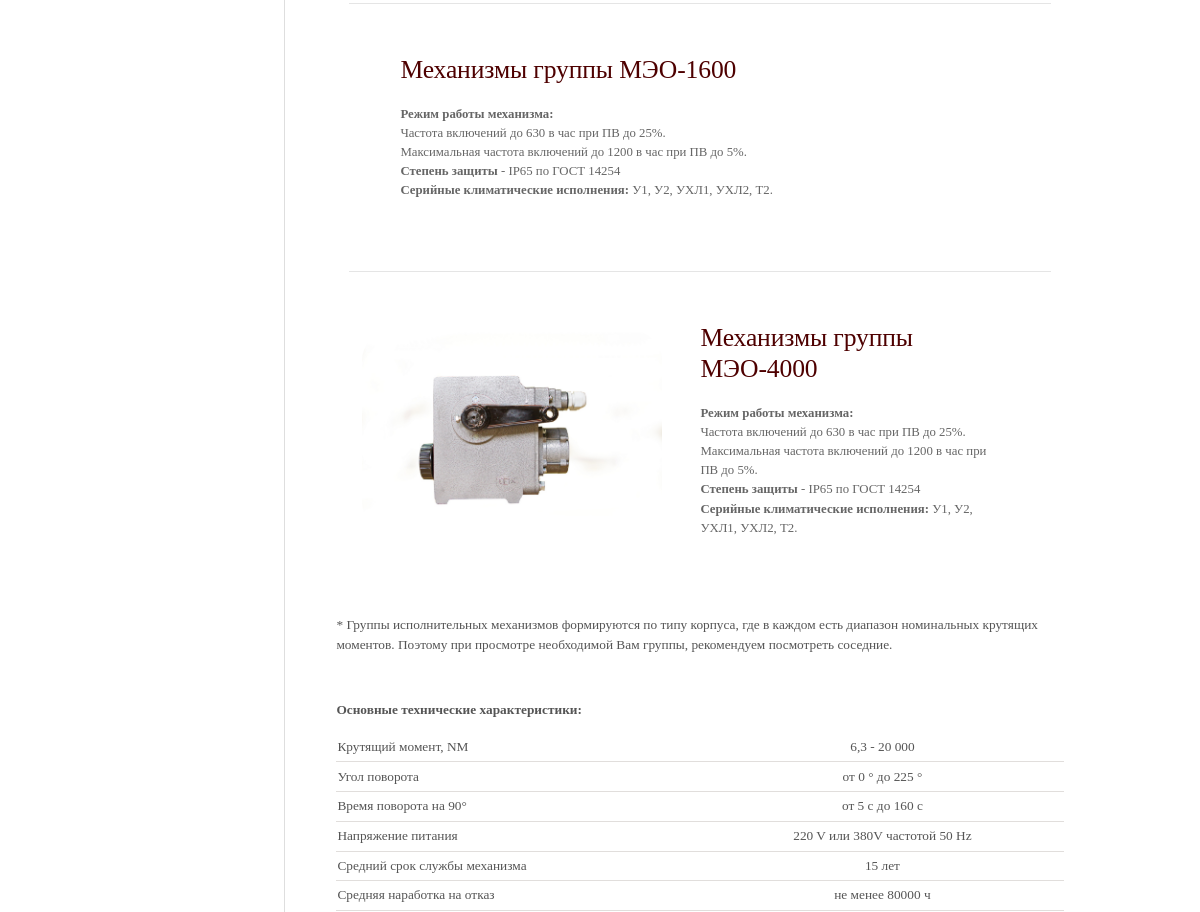
/catalog/mechanisms/meo/ (middle part), run on an earlier commit of the app's database.
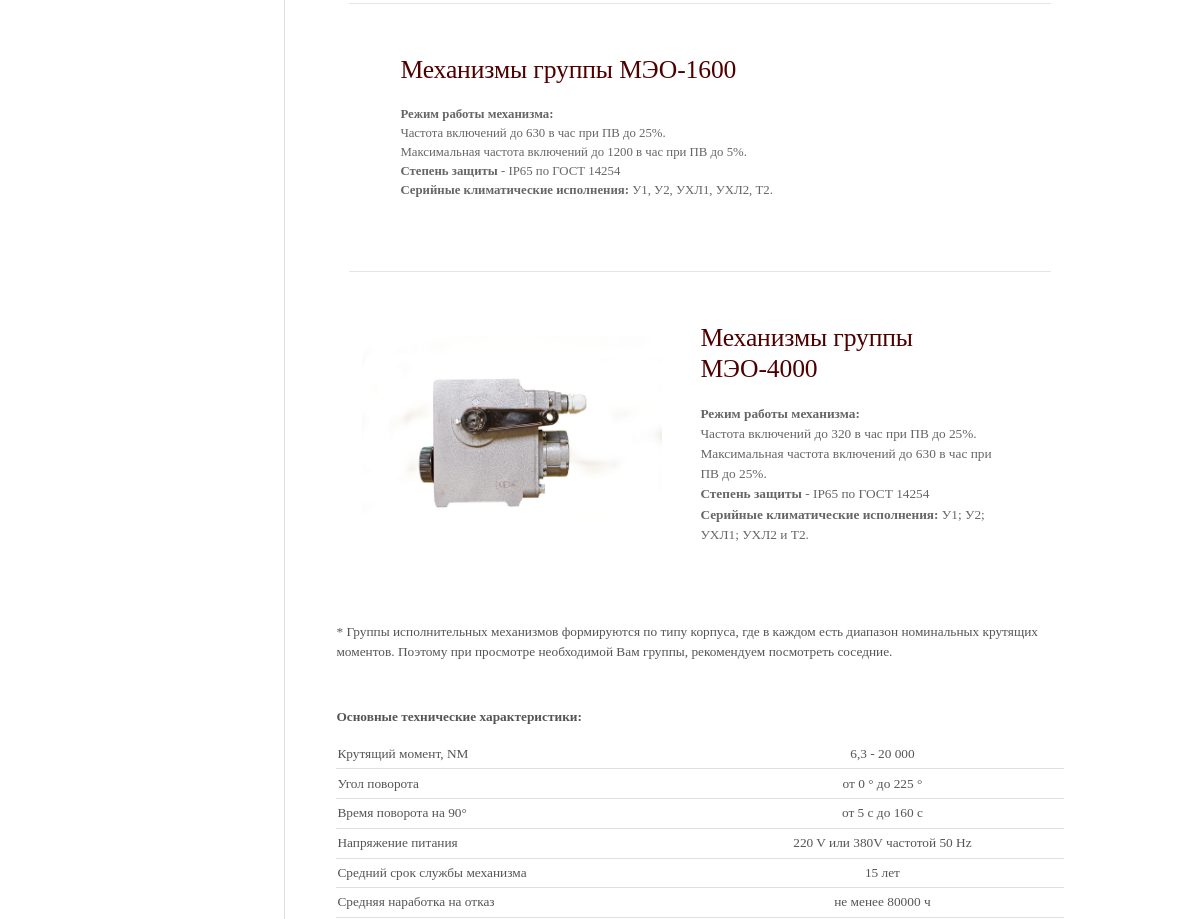
And on a later commit of the database.
### mainapp/models.py (models this page shows, shortened)
class Product(models.Model):
    parent       = models.ForeignKey(Group, on_delete=models.CASCADE)
    slug_product = models.SlugField('url', help_text='for instance, "40 or 6_3"')
    img          = models.ImageField('Изображение для ссылки', null=True, blank=True, upload_to='mechanisms_preview')
    href_title   = models.CharField(max_length=250)
    name         = models.CharField(max_length=250)
    h1_mod       = models.CharField(max_length=250)
    mod_table    = HTMLField(help_text="Указание идентификатора обязательно. id = 'MOD'")
    description  = HTMLField(null=True, blank=True)
    content      = HTMLField()
    class Meta:
        ordering = ['id']

class Group(models.Model):
    title       = models.CharField(max_length=250)
    position    = models.IntegerField('Позиция на странице', unique=True)
    name        = models.CharField('Название на странице группы', null=True, blank=True,max_length=250)
    img         = models.ImageField(upload_to='main_page', null=True, blank=True)
    slug        = models.CharField('url', unique=True, null=True, blank=True, max_length=200, help_text='for instance, "mechanisms/meo"' )
    description = HTMLField(null=True, blank=True)
    content     = HTMLField(null=True, blank=True)
    pic_of_hat  = models.ImageField(upload_to='pic_of_hat', null=True, blank=True, help_text='size: 1920x500px')
    class Meta:
        ordering = ['position']

### mainapp/views.py (the view)
# urls.py: path('catalog/<path:slug>/', SubgroupDetailView),
def SubgroupDetailView(request, slug):
    subgroup_info = get_object_or_404(Group, slug=slug)
    product_list  = Product.objects.filter(parent__slug=slug)
    return render(
    request,
    'mainapp/SubgroupDetailView.html',
    context = {
    'subgroup_info' : subgroup_info,
    'product_list'  : product_list,
    })

### mainapp/templates/mainapp/SubgroupDetailView.html (shortened to what this page needs)
<!DOCTYPE html>
{% load static %}
<html xmlns="http://www.w3.org/1999/xhtml">
<head>
	{% include 'mainapp/head-property.html' %}
	<link href="{% static 'css/SubgroupDetailView.css' %}" rel="stylesheet">
	<link href="{% static 'css/jquery.fancybox.css' %}" rel="stylesheet">
</head>
<body>
	<main class="main-property">
	<div class="row p-0 m-0">
			<div class="col-lg-2 col-xl-3 d-none d-lg-flex justify-content-center">
					{% include 'mainapp/sidebar.html' %}
			</div>
<div class="col-12 col-lg-10 col-xl-8 col-xxl-6">
	<div id="content-right" class="m-auto">
			<section class="container m-auto pt-5">
					{% for p in product_list %}
					<div class="d-flex wrapper py-md-5 px-3 my-3 m-md-4">
						<a href="info/{{ p.slug_product }}">
							<div class="d-flex flex-column flex-md-row">
								<div class="flex-column m-auto pb-4 py-2 py-md-0">
									<img src="{{ p.img.url }}" alt="">
								</div>
								<div class="flex-column px-md-5">
									<h1 class="py-md-3">{{ p.href_title }}</h1>
									<div class="d-none d-md-flex">{{ p.description |safe }}</div>
								</div>
							</div>
						</a>
					</div>
					{% endfor %}
				</section>
		<section class="container pb-5">
			<div class="content p-2">{{ subgroup_info.content|safe }}</div>
		</section>
	    </div>
</div>
</div>
	</main>
</body>
</html>

### mainapp/templates/mainapp/head-property.html (shortened to what this page needs)
{% load static %}
<link href="{% static 'css/bootstrap.min.css' %}" rel="stylesheet">
<link href="{% static 'css/normal.css' %}" rel="stylesheet">
<link href="{% static 'css/fonts.css' %}" rel="stylesheet">
<link href="{% static 'css/sidebar.css' %}" rel="stylesheet">

### mainapp/templates/mainapp/sidebar.html (shortened to what this page needs)
{% load static %}
<div id="content-left">
</div>

### mainapp/templates/mainapp/footer.html (shortened to what this page needs)
{% load static %}

### static/css/normal.css (style rules this page uses)
.container { max-width: 1050px !important; padding-top:0px; }
html { margin-top: -25px; width: 100%; max-width: 100%; font-size: 0.8em; }
body { width: 100% !important; overflow-x: hidden; margin: 0; padding: 0; }
main { position: relative; margin: 0 auto; z-index: 2; border-bottom-left-radius: 40px; border-bottom-right-radius: 40px; background-color: #fff; }
.container p,h1,h2,h3 { font-family: "Raleway"; }

### static/css/sidebar.css (style rules this page uses)
#content-left { width: 300px; padding: 0 1em; border-radius: 30px; margin-bottom: 5vw; margin-top: 1vw; border-right:1px solid #dedede; }

### static/css/SubgroupDetailView.css (style rules this page uses)
.content { font-family: 'SF UI Text'; color: #555; }
.content strong, .content span { font-family: 'SF UI Text'; }
table { max-width: 100%; border: hidden; border-bottom: 1px solid #e1dedc; }
table td { border-right: hidden; }
table tr { border-bottom: 1px solid #e1dedc; transition-duration: .2s; }
.wrapper { position: relative; border-top: 1px solid rgba(0,0,0,.1); transition: .3s; }
.wrapper h1 { font-family: 'SF UI Display'; font-weight: normal; font-size: 2em; color: #4e0000; letter-spacing: -.005em; }
.wrapper p { font-family: 'SF UI Text'; color: #666; }
.wrapper img { width: 300px; height: auto; border-radius: 30px; }

What changed in the data, as far as the page shows it:
changed Product "Механизмы группы МЭО-4000": description "…механизма: Частота включений до 630 в час при ПВ до 25%. Максимальная частота включений до 1200 в час при ПВ до 5%. Степень защиты - IР65 по ГОСТ 14254 Серийные климатические исполнения: У1, У2, УХЛ1, УХЛ2, Т2." → "…механизма: Частота включений до 320 в час при ПВ до 25%. Максимальная частота включений до 630 в час при ПВ до 25%. Степень защиты - IР65 по ГОСТ 14254 Серийные климатические исполнения: У1; У2; УХЛ1; УХЛ2 и Т2."
